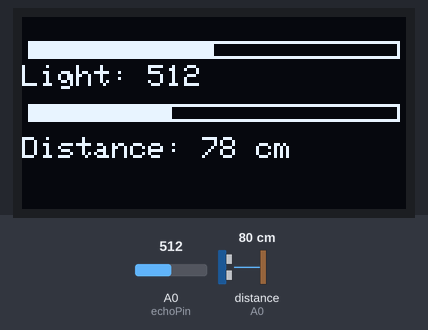
Simulated run of this sketch. Board: Arduino Uno, built with avr-gcc and run on an emulated ATmega328P. On the bench: 128×64 one-colour display. Wiring (inferred from the names in the program): ultrasonic range finder: trigger pin 12; echo A0. Inputs (shaded band) come from the test bench; at power-on: distance to the obstacle (sensor on A0) 80 cm, A0 (echoPin) = 512. The echo pulse lasts 58.3 µs per cm; what the sketch prints to the serial monitor is not drawn.

Above: at 1.7 s.
1.8 s: distance to the obstacle (sensor on A0) set to 2 cm
At 3.3 s:
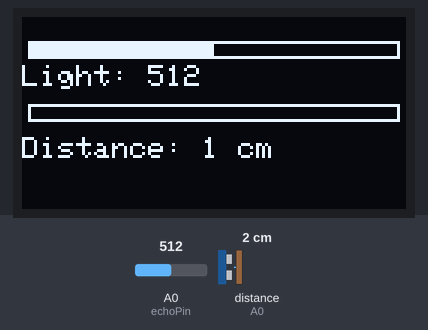
3.6 s: A0 (echoPin) set to 716
At 4.1 s:
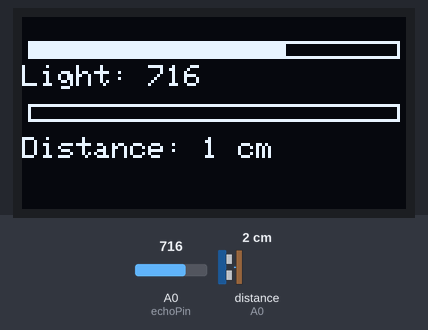
5.7 s: A0 (echoPin) set to 511
At 6.7 s:
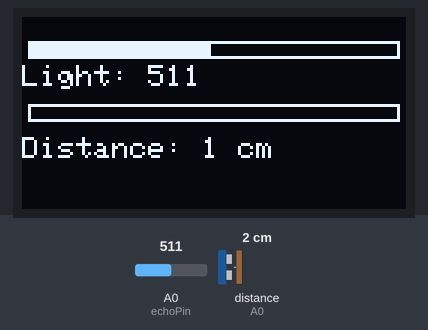
8.4 s: distance to the obstacle (sensor on A0) set to 4 cm
At 9.7 s:
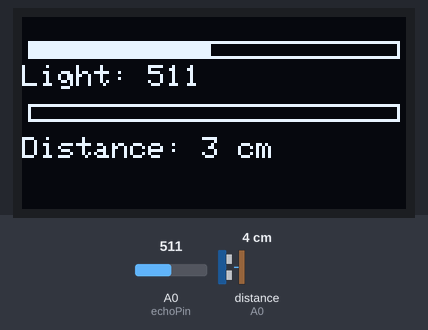
10.0 s: distance to the obstacle (sensor on A0) set to 9 cm
At 10.7 s:
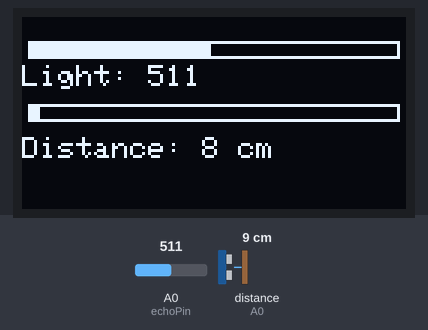
11.6 s: A0 (echoPin) set to 306
At 12.9 s:
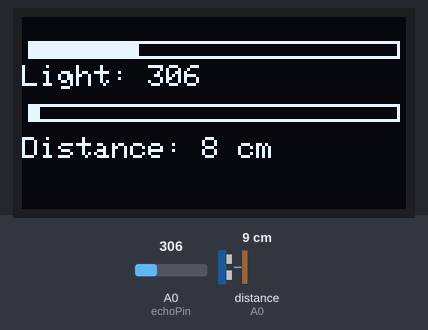
Timing chart, 0 to 14.2 s (numbered marks = the images above; inputs shaded):
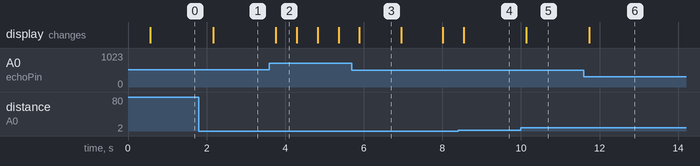

Measured:
- after the input at 1.8 s, the display: changes after 0.37 s (image 1)
- after the input at 3.6 s, the display: changes after 0.16 s (image 2)
- after the input at 5.7 s, the display: changes after 0.19 s (image 3)
- after the input at 8.4 s, the display: changes after 0.14 s (image 4)
- after the input at 10.0 s, the display: changes after 0.14 s (image 5)
- after the input at 11.6 s, the display: changes after 0.13 s (image 6)
- what the display in image 2 shows lasts 0.5 s, from 3.8 s to 4.3 s

The sketch:

light_distance_sensor.ino
```cpp
/*********
  Name:Phiraphong A/L A Watt
  Matric.No:288584
  Light & Distance Sensor
*********/

#include <Wire.h>
#include <Adafruit_GFX.h>
#include <Adafruit_SSD1306.h>

#define SCREEN_WIDTH 128 // OLED display width, in pixels
#define SCREEN_HEIGHT 64 // OLED display height, in pixels

// Declaration for an SSD1306 display connected to I2C (SDA, SCL pins)
Adafruit_SSD1306 display(SCREEN_WIDTH, SCREEN_HEIGHT, &Wire, -1);

const int trigPin = 12;
const int echoPin = 14;
const int ldrPin = A0; // LDR sensor connected to analog pin A0

// Define sound speed in cm/uS
#define SOUND_SPEED 0.034

long duration;
int distanceCm;
int lightLevel;

void setup() {
  Serial.begin(115200);
  pinMode(trigPin, OUTPUT); // Sets the trigPin as an Output
  pinMode(echoPin, INPUT);  // Sets the echoPin as an Input

  if (!display.begin(SSD1306_SWITCHCAPVCC, 0x3C)) {
    Serial.println(F("SSD1306 allocation failed"));
    for (;;)
      ;
  }
  delay(500);
  display.clearDisplay();

  display.setTextSize(1); // Set text size to small
  display.setTextColor(WHITE);
}

void loop() {
  // Read the LDR sensor's analog value
  lightLevel = analogRead(ldrPin);

  // Clears the trigPin
  digitalWrite(trigPin, LOW);
  delayMicroseconds(2);
  // Sets the trigPin on HIGH state for 10 microseconds
  digitalWrite(trigPin, HIGH);
  delayMicroseconds(10);
  digitalWrite(trigPin, LOW);

  // Reads the echoPin, returns the sound wave travel time in microseconds
  duration = pulseIn(echoPin, HIGH);

  // Calculate the distance in centimeters
  distanceCm = duration * SOUND_SPEED / 2;

  // Prints the distance and light level in the Serial Monitor
  Serial.print("Distance (cm): ");
  Serial.println(distanceCm);
  Serial.print("Light Level: ");
  Serial.println(lightLevel);

  // Clear the display
  display.clearDisplay();

  // Display light level progress bar and value
  int lightBarWidth = map(lightLevel, 0, 1023, 0, SCREEN_WIDTH - 4);
  display.drawRect(2, 8, SCREEN_WIDTH - 4, 6, WHITE); // Outline of progress bar
  display.fillRect(2, 8, lightBarWidth, 6, WHITE); // Progress bar
  display.setTextSize(1);
  display.setCursor(0, 16);
  display.print("Light: ");
  display.print(lightLevel);

  // Draw a progress bar to visually represent the distance
  int distanceBarWidth = map(distanceCm, 0, 200, 0, SCREEN_WIDTH - 4);
  display.drawRect(2, SCREEN_HEIGHT / 2 - 3, SCREEN_WIDTH - 4, 6, WHITE); // Outline of progress bar
  display.fillRect(2, SCREEN_HEIGHT / 2 - 3, distanceBarWidth, 6, WHITE); // Progress bar

  // Display distance value
  display.setCursor(0, SCREEN_HEIGHT / 2 + 8);
  display.print("Distance: ");
  display.print(distanceCm);
  display.println(" cm");

  // Display the content on the OLED screen
  display.display();

  delay(500);
}
```
